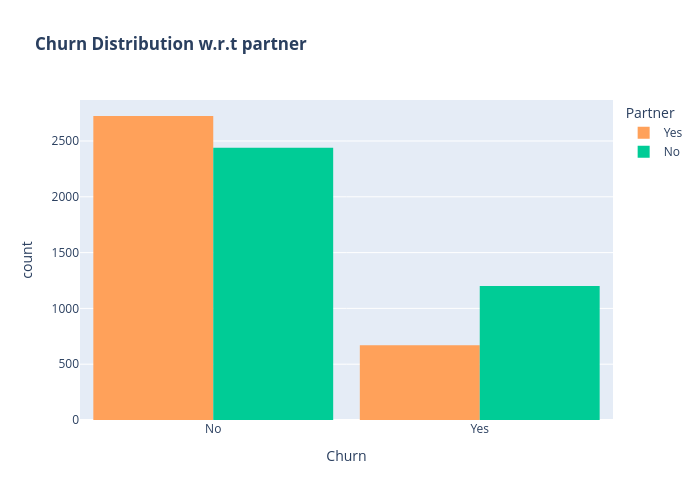

This figure's notebook cell:
### Markdown cell above
Customers without dependents are more likely to churn

### Code cell
color_map = {"Yes": "#FFA15A", "No": "#00CC96"}
fig = px.histogram(df, x = 'Churn', color= 'Partner', barmode='group', title = '<b>Churn Distribution w.r.t partner</b>', color_discrete_map=color_map)
fig.update_layout(width = 700, height= 500, bargap = 0.1)
fig.show()

### Figure 1 — Plotly figure (JSON) as saved in the notebook; plotly's stock layout.template omitted (floating-point values rounded to 4 significant figures; data arrays with more than 128 entries replaced by an {"elided": "..."} marker saying what was removed)
{"data": [{"alignmentgroup": "True", "bingroup": "x", "hovertemplate": "Partner=Yes<br>Churn=%{x}<br>count=%{y}<extra></extra>", "legendgroup": "Yes", "marker": {"color": "#FFA15A", "pattern": {"shape": ""}}, "name": "Yes", "offsetgroup": "Yes", "orientation": "v", "showlegend": true, "type": "histogram", "x": {"elided": "3393 str values"}, "xaxis": "x", "yaxis": "y"}, {"alignmentgroup": "True", "bingroup": "x", "hovertemplate": "Partner=No<br>Churn=%{x}<br>count=%{y}<extra></extra>", "legendgroup": "No", "marker": {"color": "#00CC96", "pattern": {"shape": ""}}, "name": "No", "offsetgroup": "No", "orientation": "v", "showlegend": true, "type": "histogram", "x": {"elided": "3639 str values"}, "xaxis": "x", "yaxis": "y"}], "layout": {"bargap": 0.1, "barmode": "group", "height": 500, "legend": {"title": {"text": "Partner"}, "tracegroupgap": 0}, "title": {"text": "<b>Churn Distribution w.r.t partner</b>"}, "width": 700, "xaxis": {"anchor": "y", "domain": [0, 1], "title": {"text": "Churn"}}, "yaxis": {"anchor": "x", "domain": [0, 1], "title": {"text": "count"}}}}
